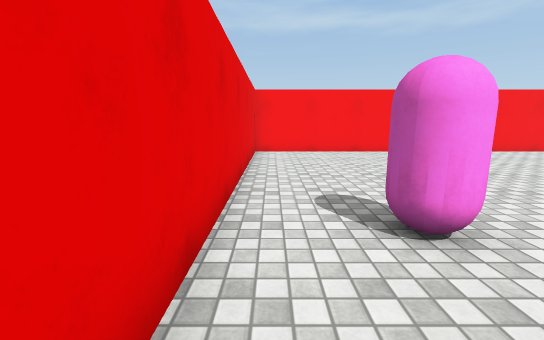
View 1 (above)

21 first-person views from a walk through a scene from a Unity 3-D project. The camera is 1.3 m above the floor, tilts 10° down and sees 90° across. The floor is counted in squares, 1 m on a side. Each view is taken from the middle of a square. On the plan, view 1 faces up. The plan holds only what a view shows up to about 13 squares ahead; the rest is blank. The place goes on beyond the plan. The player is left out. Surface patterns are stand-ins for the level's own textures.

View 2
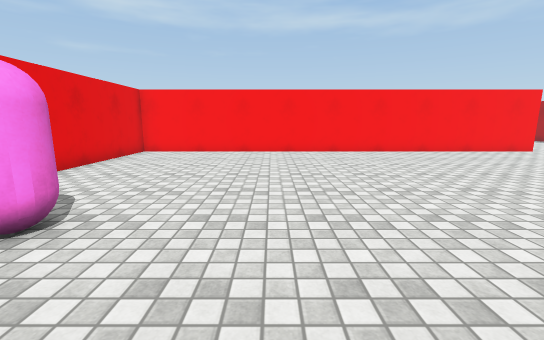

View 3
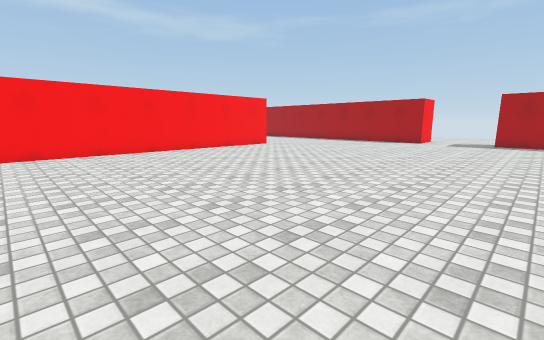

View 4
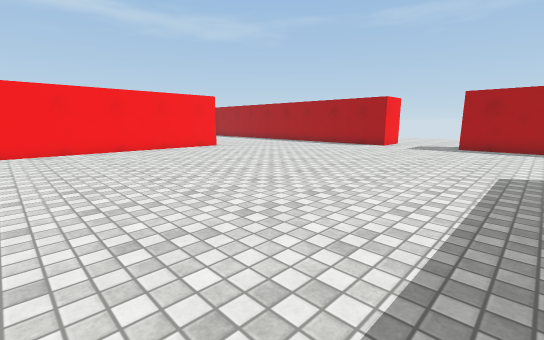

View 5
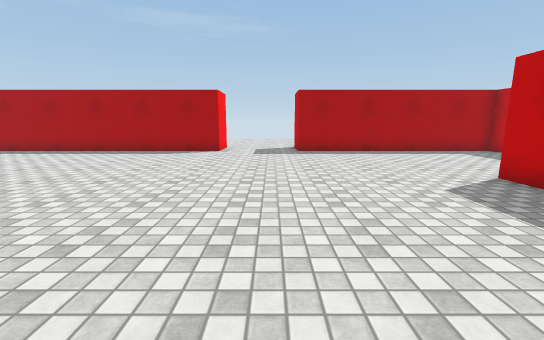

View 6
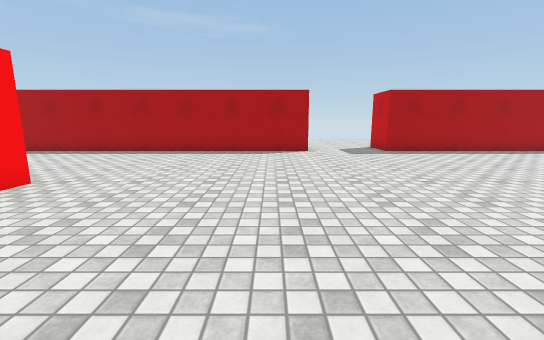

View 7
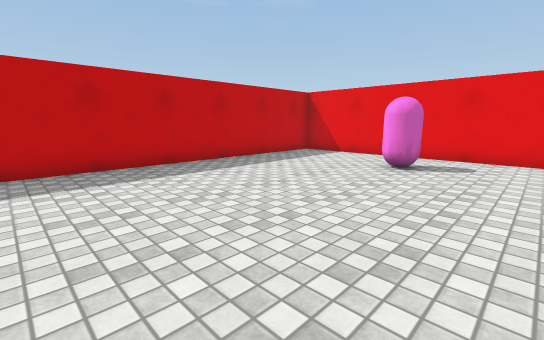

View 8
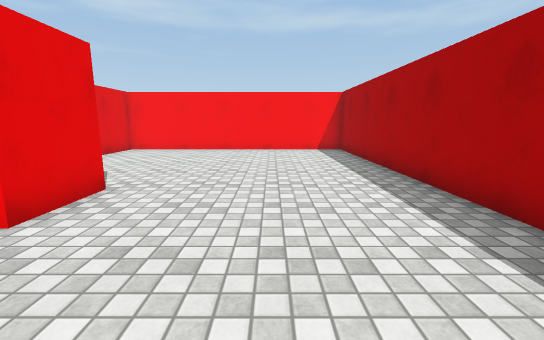

View 9
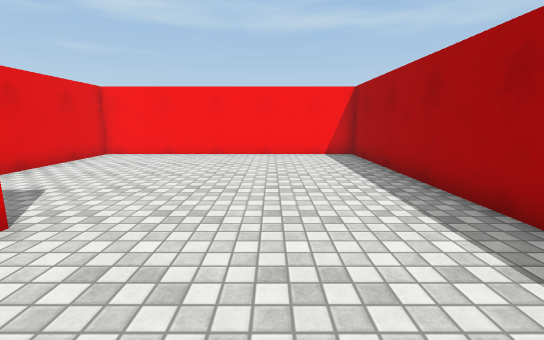

View 10
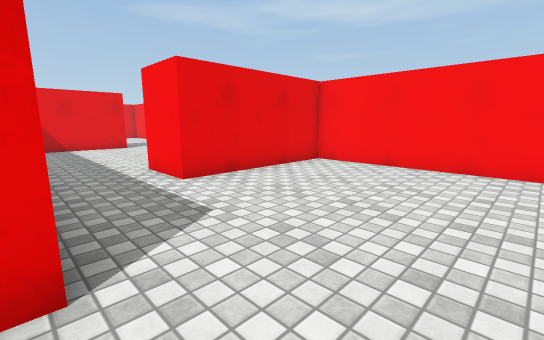

View 11
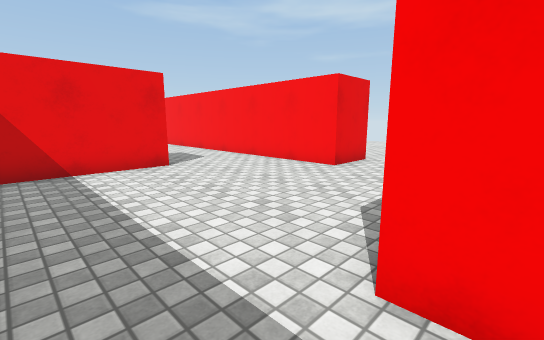

View 12
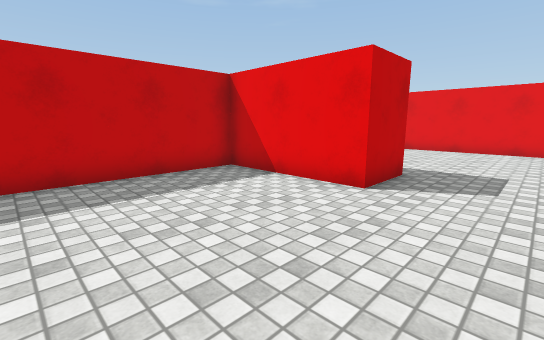

View 13
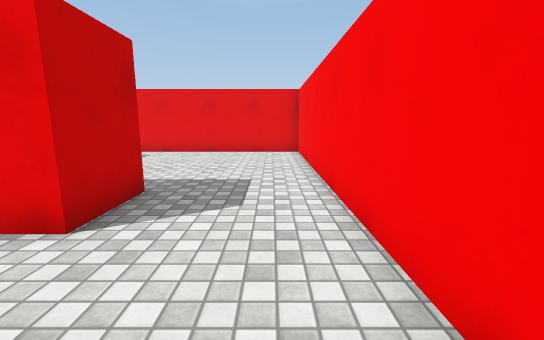

View 14
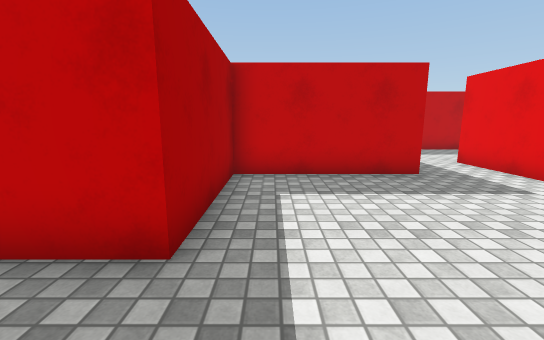

View 15
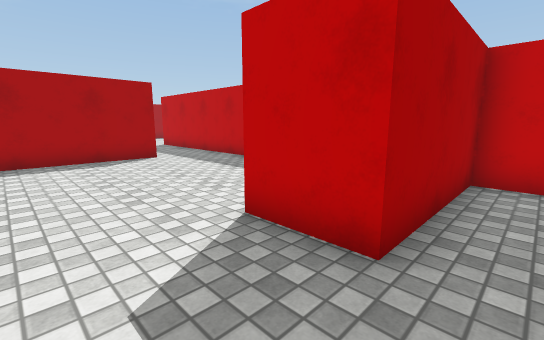

View 16
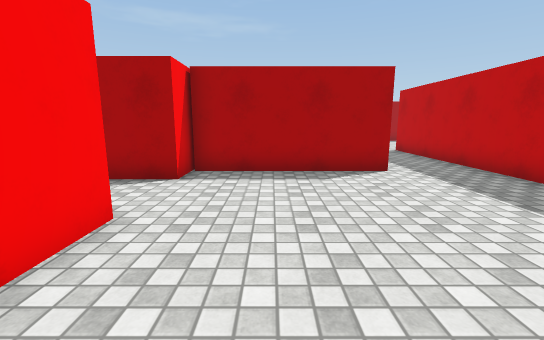

View 17
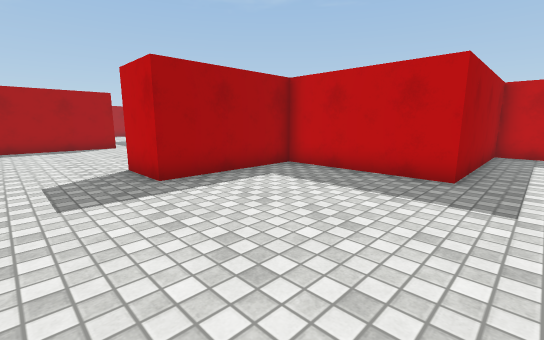

View 18
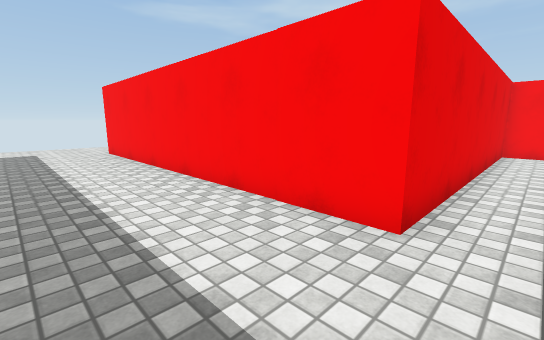

View 19
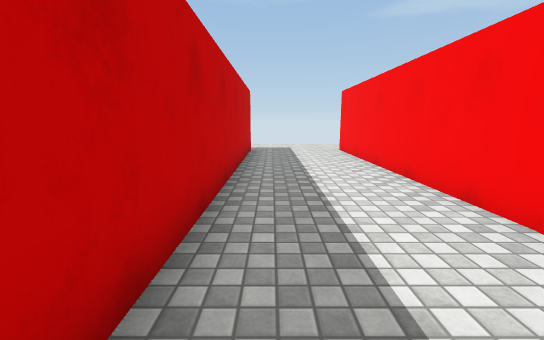

View 20
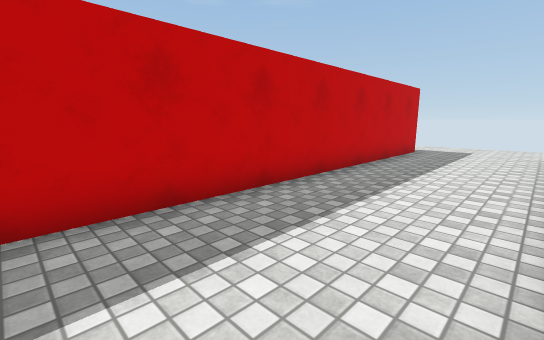

View 21
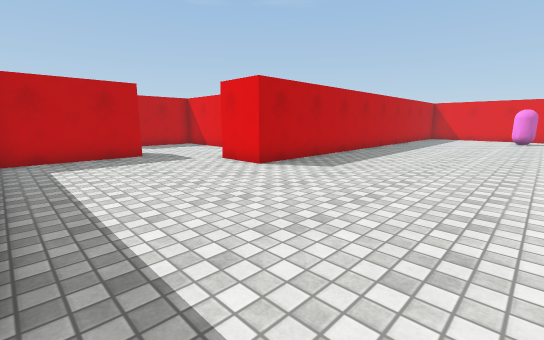

### Floor plan
Points are (right, up) in squares from view 1. A wall is a line through its corners. A room is listed if a view was taken in it or the views show most of it. See-through windows are left out.
Room 1 (views 1, 2, 3, 4, 5, 6, 7, 8, 9, 10, 21)
walls: (13.5, 14.2) (16.7, 14.2) (16.7, 12.2) (-0.7, 12.2) (-0.7, -2); (23.3, 5.2) (23.3, 22.2) (13.2, 22.2) (13.2, 16.9); (19.1, -6.9) (23.3, -6.9) (23.3, 1.9); (-0.5, -2.3) (17.3, -2.3) (17.3, -4.4)
ways out: opening at (13, 15.5) to room 2; opening at (18.5, -5.5)
objects: pink capsule (1, 3) to (2, 3)
Room 2 (views 11, 12, 13, 14, 15, 16, 17, 20)
walls: (7.6, 24.2) (7.6, 22.2) (-5.1, 22.2) (-5.1, 12.2); (11.6, 22.2) (10.1, 22.2) (10.1, 23.9); (13.2, 16.9) (11.2, 16.9) (11.2, 22.1); (-2.7, 11.5) (-2.7, 14.2) (2, 14.2) (2, 18.6) (4, 18.6) (4, 14.2) (13.5, 14.2)
ways out: opening at (13, 15.5) to room 1; opening at (-4, 12) to room 3
Room 3 (views 18, 19)
walls: (-5.1, 12.2) (-14.5, 12.2); (-14.5, 8) (-2.7, 8) (-2.7, 11.5)
ways out: opening at (-4, 12) to room 2

Positions as (right, up) in squares from view 1, and headings:
1: (0, 0), facing up
2: (5, 0), facing up
3: (5, 0), facing up-right
4: (8, -1), facing up-right
5: (11, 3), facing right
6: (11, 7), facing right
7: (10, 6), facing down-left
8: (20, 9), facing up
9: (20, 11), facing up
10: (19, 14), facing up-left
11: (12, 15), facing up-left
12: (9, 21), facing down-left
13: (7, 21), facing left
14: (1, 21), facing down
15: (1, 21), facing down-right
16: (4, 20), facing right
17: (-4, 21), facing down-right
18: (-4, 9), facing up-left
19: (-4, 9), facing left
20: (-4, 12), facing down-left
21: (23, 4), facing down-left
